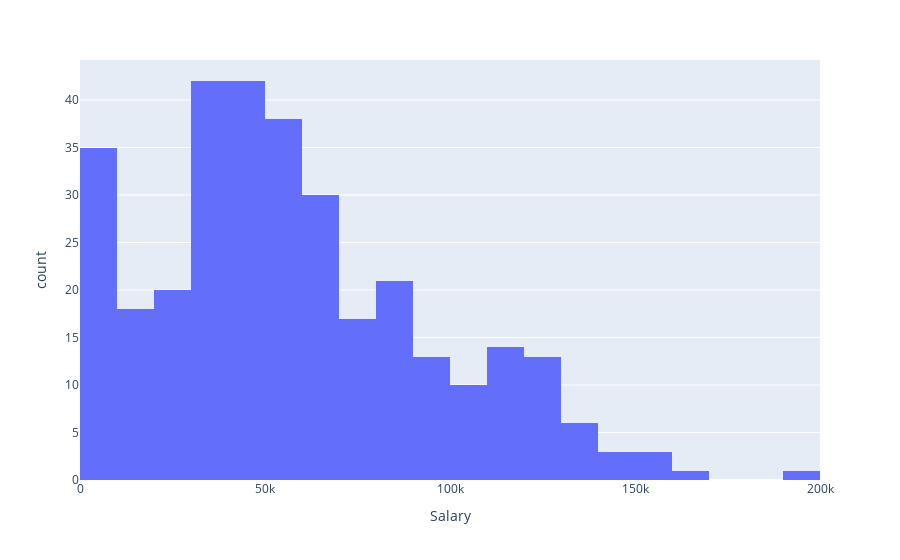

This figure's notebook cell:
### Code cell
q1_fig3

### Figure 1 — Plotly figure (JSON) as saved in the notebook; plotly's stock layout.template omitted (floating-point values rounded to 4 significant figures; data arrays with more than 128 entries replaced by an {"elided": "..."} marker saying what was removed)
{"data": [{"alignmentgroup": "True", "bingroup": "x", "hovertemplate": "Salary=%{x}<br>count=%{y}<extra></extra>", "legendgroup": "", "marker": {"color": "#636efa", "pattern": {"shape": ""}}, "name": "", "offsetgroup": "", "orientation": "v", "showlegend": false, "type": "histogram", "x": {"elided": "327 float values"}, "xaxis": "x", "yaxis": "y"}], "layout": {"barmode": "relative", "legend": {"tracegroupgap": 0}, "margin": {"t": 60}, "xaxis": {"anchor": "y", "domain": [0, 1], "title": {"text": "Salary"}}, "yaxis": {"anchor": "x", "domain": [0, 1], "title": {"text": "count"}}}}
